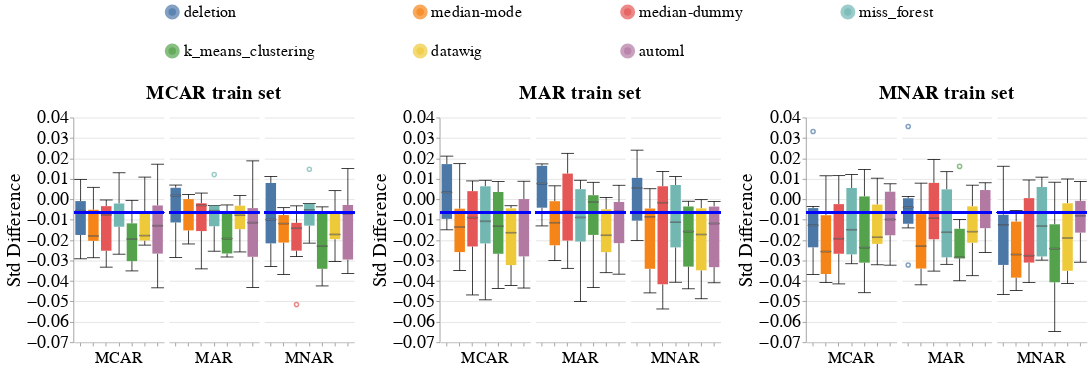

Source (notebook cell):
### Markdown cell above
### Disparity Metrics

### Code cell
create_box_plots_for_diff_imputers_v2(dataset_name=DATASET_NAME,
                                      model_name='mlp_clf',
                                      group=SENSITIVE_ATTR_FOR_DISPARITY_METRICS,
                                      metric_name='Std_Difference',
                                      db_client=db_client)
